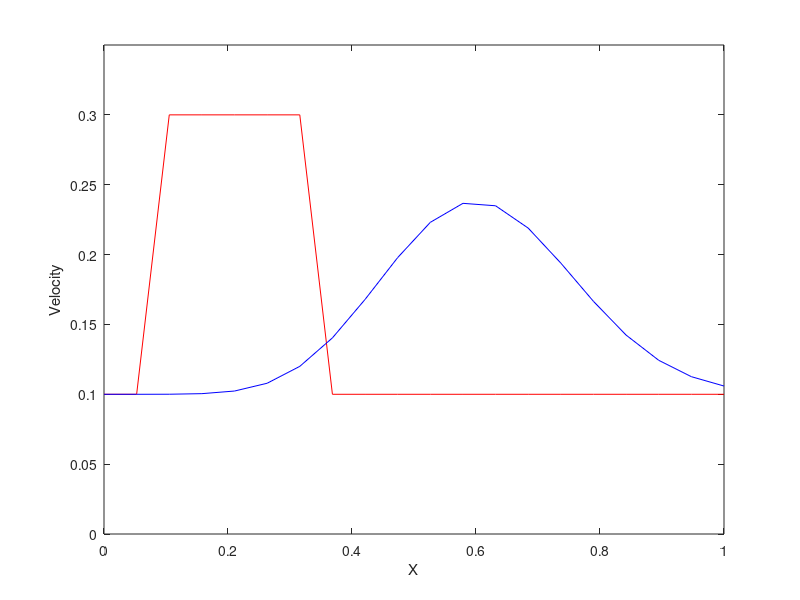
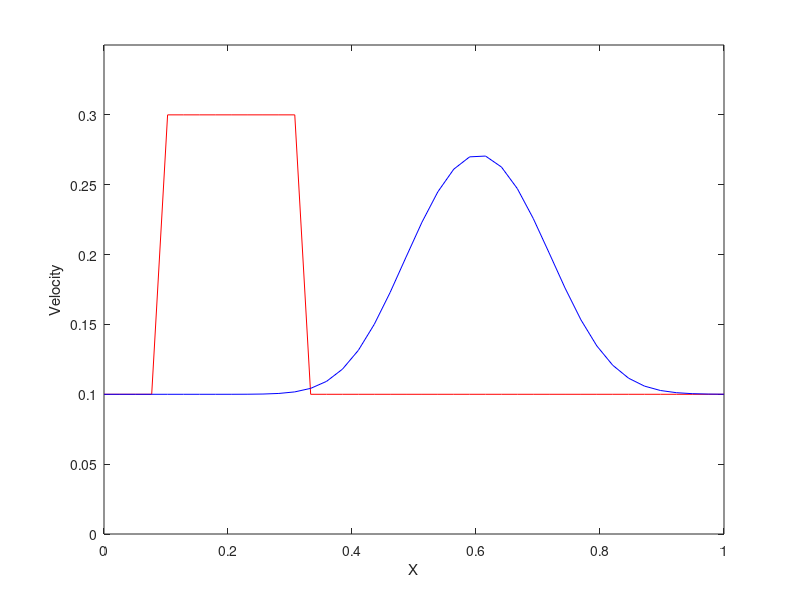
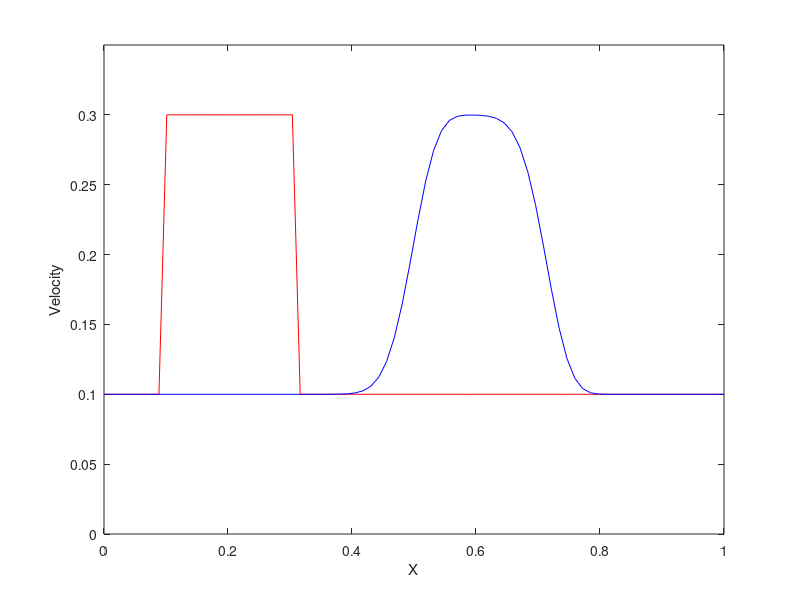
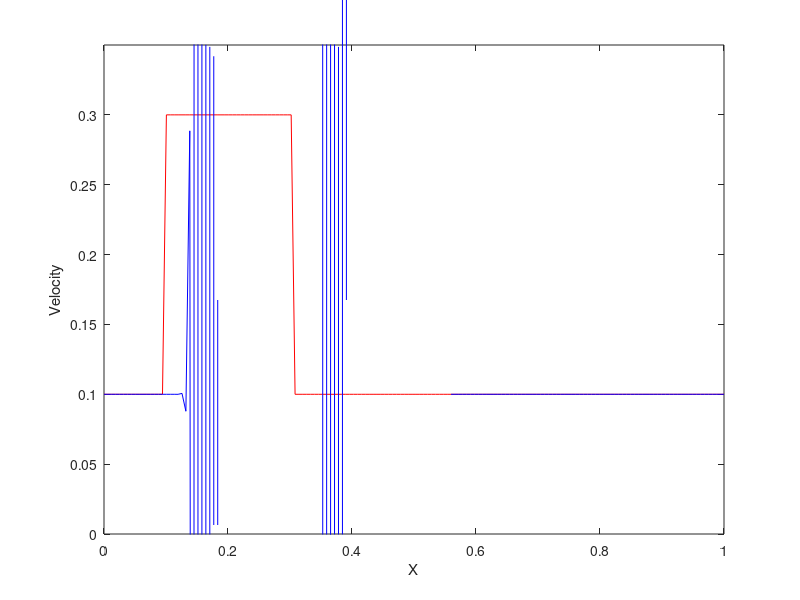

Write MATLAB code to recreate these figures, in order.
clear
close all
clc
%all units in SI
%Length of domain(L),number of nodes(n),constant term in the equation(c) and timestep(dt) defined
L=1; n=[20 40 80 160]; c=1; dt=0.01;
for l=1:4
%Domain
x=linspace(0,L,n(l));
dx=x(2)-x(1);
mesh_length(l)=x(2)-x(1);
%Specifying the intial velocity profile:
% for calculating n_start and n_end:
arr1=abs(x-0.1); arr2=abs(x-0.3); n_start=0; n_end=0;
v=1;v1=1;
for i=1:length(arr1)
    for k=1:length(arr1)
        if arr1(i)<arr1(k)
            v=v+1;
        end
       
    end
     if v==length(arr1)
            n_start=i;
        else 
            v=1;
    end
end

for i=1:length(arr2)
    for k=1:length(arr2)
        if arr2(i)<arr2(k)
            v1=v1+1;
        end
       
    end
     if v1==length(arr2)
            n_end=i;
        else 
            v1=1;
    end
end
u=0.1*ones(1,n(l));
u(n_start:n_end)=0.3;
%Performing Time Marching Integration:
uold=u;
u_initial=u;
%Time loop (each loop corresponds to one time step(ts))
%Duration:0.4s, Size of each time-step=0.01s,thus, number of time-steps=0.4/0.01=40: 
ts=40;
for e=1:ts
    for p=2:n(l)
    u(p)=uold(p)-(c*dt/dx)*(uold(p)-uold(p-1));
    end
    %Updating the velocities for the next time step
    uold=u;
    %plotting the velocities
    figure(l);
    plot(x,u_initial,'r')
    hold on
    plot(x,u,'b')
    axis([0 1 0 0.35])
    xlabel('X')
    ylabel('Velocity')
    hold off
    pause(0.1)
end
end
